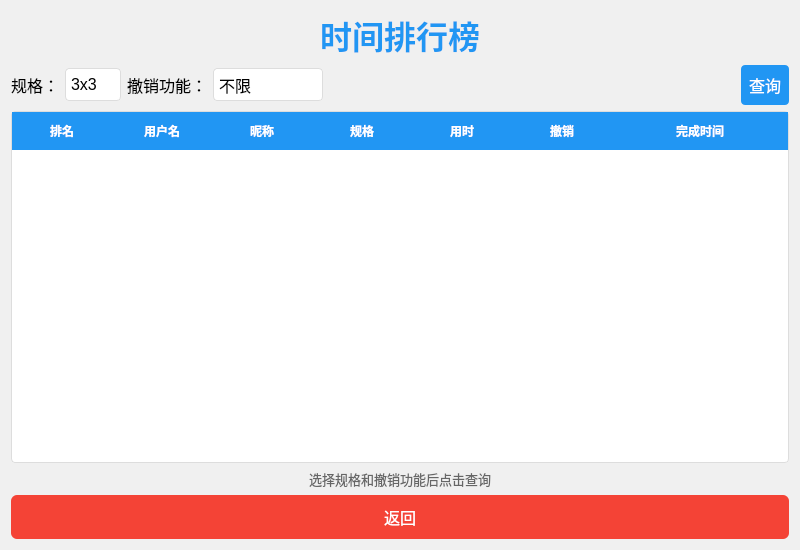
<?xml version="1.0" encoding="UTF-8"?>
<ui version="4.0">
 <class>TimeRankingDialog</class>
 <widget class="QDialog" name="TimeRankingDialog">
  <property name="geometry">
   <rect>
    <x>0</x>
    <y>0</y>
    <width>800</width>
    <height>550</height>
   </rect>
  </property>
  <property name="windowTitle">
   <string>时间排行榜</string>
  </property>
  <property name="styleSheet">
   <string notr="true">background-color: #f0f0f0;</string>
  </property>
  <layout class="QVBoxLayout" name="verticalLayout">
   <item>
    <widget class="QLabel" name="labelTitle">
     <property name="font">
      <font>
       <family>Arial Unicode MS</family>
       <pointsize>24</pointsize>
       <bold>true</bold>
      </font>
     </property>
     <property name="styleSheet">
      <string notr="true">color: #2196F3;</string>
     </property>
     <property name="text">
      <string>时间排行榜</string>
     </property>
     <property name="alignment">
      <set>Qt::AlignCenter</set>
     </property>
    </widget>
   </item>
   <item>
    <layout class="QHBoxLayout" name="horizontalLayoutControls">
     <item>
      <widget class="QLabel" name="labelGridSize">
       <property name="font">
        <font>
         <family>Arial</family>
         <pointsize>12</pointsize>
        </font>
       </property>
       <property name="text">
        <string>规格：</string>
       </property>
      </widget>
     </item>
     <item>
      <widget class="QComboBox" name="comboBoxGridSize">
       <property name="font">
        <font>
         <family>Arial</family>
         <pointsize>12</pointsize>
        </font>
       </property>
       <property name="styleSheet">
        <string notr="true">QComboBox {
    padding: 5px;
    border: 1px solid #ddd;
    border-radius: 4px;
    background-color: white;
}
QComboBox::drop-down {
    border: none;
}
QComboBox::down-arrow {
    image: url(:/img/down-arrow.png);
    width: 12px;
    height: 12px;
}</string>
       </property>
       <item>
        <property name="text">
         <string>3x3</string>
        </property>
       </item>
       <item>
        <property name="text">
         <string>4x4</string>
        </property>
       </item>
       <item>
        <property name="text">
         <string>5x5</string>
        </property>
       </item>
       <item>
        <property name="text">
         <string>6x6</string>
        </property>
       </item>
       <item>
        <property name="text">
         <string>7x7</string>
        </property>
       </item>
       <item>
        <property name="text">
         <string>8x8</string>
        </property>
       </item>
      </widget>
     </item>
     <item>
      <widget class="QLabel" name="labelUndo">
       <property name="font">
        <font>
         <family>Arial</family>
         <pointsize>12</pointsize>
        </font>
       </property>
       <property name="text">
        <string>撤销功能：</string>
       </property>
      </widget>
     </item>
     <item>
      <widget class="QComboBox" name="comboBoxUndo">
       <property name="font">
        <font>
         <family>Arial</family>
         <pointsize>12</pointsize>
        </font>
       </property>
       <property name="styleSheet">
        <string notr="true">QComboBox {
    padding: 5px;
    border: 1px solid #ddd;
    border-radius: 4px;
    background-color: white;
}
QComboBox::drop-down {
    border: none;
}
QComboBox::down-arrow {
    image: url(:/img/down-arrow.png);
    width: 12px;
    height: 12px;
}</string>
       </property>
       <item>
        <property name="text">
         <string>不限</string>
        </property>
       </item>
       <item>
        <property name="text">
         <string>未使用撤销</string>
        </property>
       </item>
       <item>
        <property name="text">
         <string>使用撤销</string>
        </property>
       </item>
      </widget>
     </item>
     <item>
      <spacer name="horizontalSpacer">
       <property name="orientation">
        <enum>Qt::Horizontal</enum>
       </property>
       <property name="sizeHint" stdset="0">
        <size>
         <width>40</width>
         <height>20</height>
        </size>
       </property>
      </spacer>
     </item>
     <item>
      <widget class="QPushButton" name="btnRefresh">
       <property name="font">
        <font>
         <family>Arial</family>
         <pointsize>12</pointsize>
        </font>
       </property>
       <property name="cursor">
        <cursorShape>PointingHandCursor</cursorShape>
       </property>
       <property name="styleSheet">
        <string notr="true">QPushButton {
    background-color: #2196F3;
    color: white;
    border: none;
    padding: 8px;
    border-radius: 4px;
}
QPushButton:hover {
    background-color: #1976D2;
}</string>
       </property>
       <property name="text">
        <string>查询</string>
       </property>
       <property name="icon">
        <iconset>
         <normaloff>:/img/search.png</normaloff>:/img/search.png</iconset>
       </property>
      </widget>
     </item>
    </layout>
   </item>
   <item>
    <widget class="QTableWidget" name="tableWidget">
     <property name="font">
      <font>
       <family>Arial</family>
       <pointsize>11</pointsize>
      </font>
     </property>
     <property name="styleSheet">
      <string notr="true">QTableWidget {
    background-color: white;
    border: 1px solid #ddd;
    border-radius: 4px;
    gridline-color: #f0f0f0;
}

QTableWidget::item {
    padding: 5px;
    border-bottom: 1px solid #f0f0f0;
}

QTableWidget::item:selected {
    background-color: #e3f2fd;
}

QHeaderView::section {
    background-color: #2196F3;
    color: white;
    padding: 8px;
    border: none;
    font-weight: bold;
}

QTableWidget::item {
    border-bottom: 1px solid #f0f0f0;
}

QTableWidget::item:nth-child(odd) {
    background-color: #f9f9f9;
}</string>
     </property>
     <property name="alternatingRowColors">
      <bool>true</bool>
     </property>
     <property name="selectionMode">
      <enum>QAbstractItemView::SingleSelection</enum>
     </property>
     <property name="selectionBehavior">
      <enum>QAbstractItemView::SelectRows</enum>
     </property>
     <property name="wordWrap">
      <bool>false</bool>
     </property>
     <attribute name="horizontalHeaderMinimumSectionSize">
      <number>80</number>
     </attribute>
     <attribute name="horizontalHeaderStretchLastSection">
      <bool>true</bool>
     </attribute>
     <attribute name="verticalHeaderVisible">
      <bool>false</bool>
     </attribute>
     <column>
      <property name="text">
       <string>排名</string>
      </property>
     </column>
     <column>
      <property name="text">
       <string>用户名</string>
      </property>
     </column>
     <column>
      <property name="text">
       <string>昵称</string>
      </property>
     </column>
     <column>
      <property name="text">
       <string>规格</string>
      </property>
     </column>
     <column>
      <property name="text">
       <string>用时</string>
      </property>
     </column>
     <column>
      <property name="text">
       <string>撤销</string>
      </property>
     </column>
     <column>
      <property name="text">
       <string>完成时间</string>
      </property>
     </column>
    </widget>
   </item>
   <item>
    <widget class="QLabel" name="labelStatus">
     <property name="font">
      <font>
       <family>Arial</family>
       <pointsize>10</pointsize>
      </font>
     </property>
     <property name="styleSheet">
      <string notr="true">color: #666666;</string>
     </property>
     <property name="text">
      <string>选择规格和撤销功能后点击查询</string>
     </property>
     <property name="alignment">
      <set>Qt::AlignCenter</set>
     </property>
    </widget>
   </item>
   <item>
    <widget class="QPushButton" name="btnBack">
     <property name="font">
      <font>
       <family>Arial Unicode MS</family>
       <pointsize>16</pointsize>
      </font>
     </property>
     <property name="cursor">
      <cursorShape>PointingHandCursor</cursorShape>
     </property>
     <property name="styleSheet">
      <string notr="true">QPushButton {
    background-color: #f44336;
    color: white;
    border: none;
    padding: 10px;
    border-radius: 6px;
    font-size: 16px;
}
QPushButton:hover {
    background-color: #d32f2f;
}
QPushButton:pressed {
    background-color: #b71c1c;
}</string>
     </property>
     <property name="text">
      <string>返回</string>
     </property>
    </widget>
   </item>
  </layout>
 </widget>
 <resources/>
 <connections/>
</ui>
